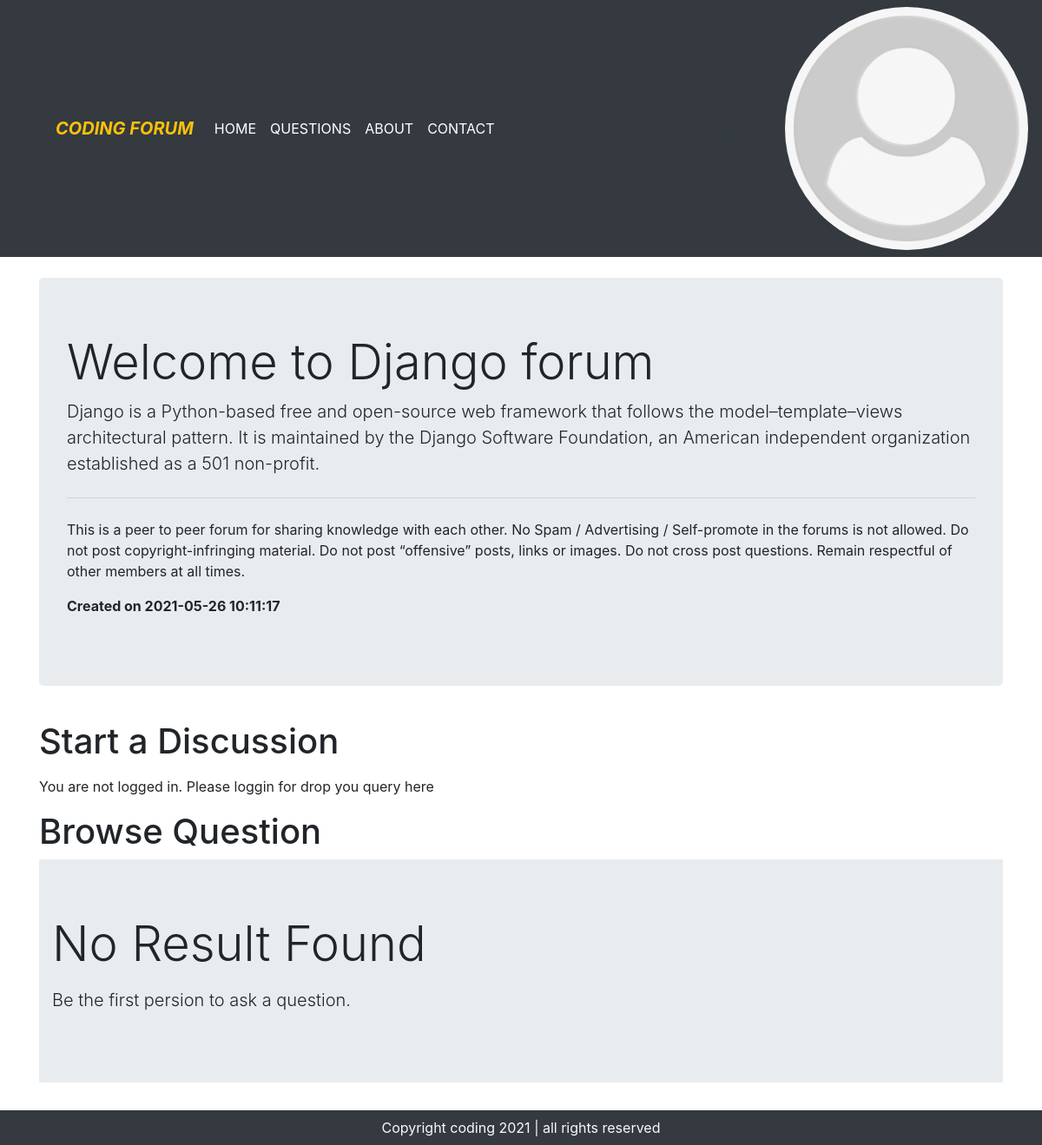
Screenshot of /threadlist.php?cat_id=3 with the database file from the repository.
### tables this page shows
CREATE TABLE `categories` (
  `category_id` int(8) NOT NULL,
  `category_name` varchar(255) NOT NULL,
  `category_description` varchar(255) NOT NULL,
  `created` datetime NOT NULL DEFAULT current_timestamp()
);

### threadlist.php (the view, shortened to what this page needs)
<?php
    include 'partials/dbconnection.php';
?>
<!doctype html>
<html lang="en">
<head>
    <link rel="stylesheet" href="https://maxcdn.bootstrapcdn.com/bootstrap/4.0.0/css/bootstrap.min.css"
>
</head>
<body id="top">
    <?php include 'partials/header.php'; ?>
    <?php
                  if(isset($_REQUEST['cat_id']) == true){
                      $id = $_REQUEST['cat_id'];
                      $sql1 = "select * from categories where category_id = '$id'";
                      $query1 = mysqli_query($conn, $sql1);
                      while($row = mysqli_fetch_array($query1)){
                          echo '<div class="container my-4">
                            <div class="jumbotron">
                                <h1 class="display-4">Welcome to '.$row['category_name'].' forum</h1>
                                <p class="lead">'.$row['category_description'].'</p>
                                <hr class="my-4">
                                <p>This is a peer to peer forum for sharing knowledge with each other. No Spam / Advertising /
                                Self-promote in the forums is not allowed. Do not post copyright-infringing material.
                                Do not post “offensive” posts, links or images.
                                Do not cross post questions.
                                Remain respectful of other members at all times.</p>
                                <p><b>Created on '.$row['created'].'</b></p>
                            </div>
                        </div>';
                       }
                    }
    ?>
    <div class="container">
        <h1 class="py-2">Start a Discussion</h1>
        <?php
        if(isset($_SESSION['loggedin']) && $_SESSION['loggedin'] == true ){
                        echo '<form action="'.$_SERVER['REQUEST_URI'].'" method="post">
                                    <div class="form-group">
                                        <label for="exampleInputEmail1">Problem Title</label>
                                        <input type="text" class="form-control" id="title" name="title" aria-describedby="emailHelp">
                                    </div>
                                    <div class="form-group">
                                        <label for="exampleInputPassword1">Ellaborate your concern</label>
                                        <textarea name="desc" id="desc" class="form-control" rows="3"></textarea>
                                    </div>
                                    <button type="submit" class="btn btn-success">Submit</button>
                                </form>';
                    }
                    else{
                        echo "<p>You are not logged in. Please loggin for drop you query here</p>";
                    }
    ?>
    </div>
    <div class="container">
        <h1>Browse Question</h1>
        <?php
            if(isset($_REQUEST['cat_id']) == true){
                      $id = $_REQUEST['cat_id'];
                      $sql = "select * from que_threads where thread_cat_id = '$id'";
                      $result = mysqli_query($conn, $sql);
                      $row = mysqli_num_rows($result);
                  if($row > 0){
                      while($row1 = mysqli_fetch_array($result)){
                          $id = $row1['thread_id'];
                        echo '<div class="media my-3">
                                <img src="images/image2.png" width="54px" class="mr-3" alt="...">
                                <div class="media-body">
                                    <h5 class="mt-0"><a href="thread.php?threadid='.$id.'" class="text-dark">'.$row1['thread_title'].'</a></h5>
                                    '.$row1['thread_desc'].'
                                </div>
                            </div>';
                       }
                  }
                  else{
                       echo '<div class="jumbotron jumbotron-fluid">
                      <div class="container">
                        <p class="display-4">No Result Found</p>
                        <p class="lead">Be the first persion to ask a question.</p>
                      </div>
                    </div>';
                  }
              }
     ?>
    </div>
    <?php include 'partials/footer.php'; ?>
</body>
</html>

### rows the page displays
categories: category_name "Django", category_description "Django is a Python-based free and open-source web framework that follows the model–template–views architectural pattern. It is maintained by the Django Software Foundation, an American independent organization established as a 501 non-profit.", created "2021-05-26 10:11:17"
